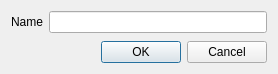
<?xml version="1.0" encoding="UTF-8"?>
<ui version="4.0">
 <class>PayeeDialog</class>
 <widget class="QDialog" name="PayeeDialog">
  <property name="windowModality">
   <enum>Qt::WindowModal</enum>
  </property>
  <property name="geometry">
   <rect>
    <x>0</x>
    <y>0</y>
    <width>278</width>
    <height>74</height>
   </rect>
  </property>
  <property name="sizePolicy">
   <sizepolicy hsizetype="Preferred" vsizetype="Preferred">
    <horstretch>0</horstretch>
    <verstretch>0</verstretch>
   </sizepolicy>
  </property>
  <property name="windowTitle">
   <string>Payee Dialog</string>
  </property>
  <layout class="QVBoxLayout" name="verticalLayout">
   <property name="sizeConstraint">
    <enum>QLayout::SetDefaultConstraint</enum>
   </property>
   <item>
    <layout class="QFormLayout" name="formLayout">
     <item row="0" column="0">
      <widget class="QLabel" name="nameLabel">
       <property name="text">
        <string>Name</string>
       </property>
      </widget>
     </item>
     <item row="0" column="1">
      <widget class="QLineEdit" name="nameLineEdit"/>
     </item>
    </layout>
   </item>
   <item>
    <widget class="QDialogButtonBox" name="buttonBox">
     <property name="standardButtons">
      <set>QDialogButtonBox::Cancel|QDialogButtonBox::Ok</set>
     </property>
    </widget>
   </item>
  </layout>
 </widget>
 <resources/>
 <connections/>
</ui>
